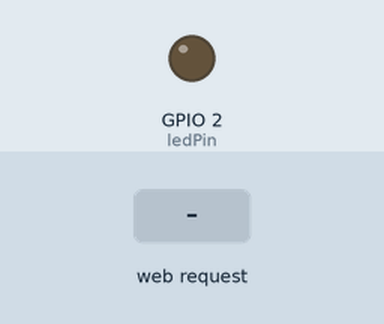
Recording of a sketch running on a simulated ESP32. Parts: output pins drawn as LEDs (lit = HIGH). The inputs (shaded band) are chosen by the test bench. WiFi joins after 1.5 s; servers stay silent unless stated; what the sketch prints to the serial monitor is not drawn.

Above: at 2.7 s.
2.8 s: HTTP request GET /set?br=1 received
At 3.3 s:
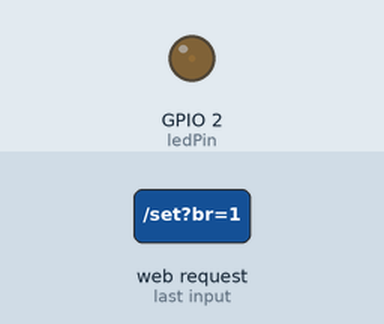
4.3 s: HTTP request GET /set?br=120 received
At 5.6 s:
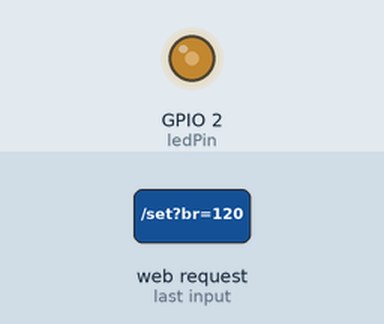
Timing chart, 0 to 7.3 s (numbered marks = the images above; inputs shaded):
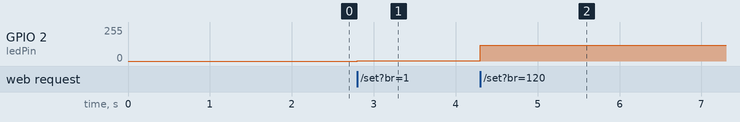

Measured:
- after the input at 2.8 s, GPIO 2 (ledPin): 0/255 → 1/255 at once
- after the input at 4.3 s, GPIO 2 (ledPin): 1/255 → 120/255 at once

The sketch:

ex07.ino.ino
```cpp
#include <WiFi.h>
#include <WebServer.h>

const char* ssid     = "esp32";
const char* password = "12345678";

WebServer server(80);
const int ledPin = 2;
int brightness = 0;

const char* htmlPage = R"HTML(
<!DOCTYPE html>
<html>
<body>
  <h2>LED无极调光</h2>
  <input type="range" min="0" max="255" id="slider" value="0">
  <p>当前亮度：<span id="val">0</span></p>

  <script>
    let slider = document.getElementById("slider");
    let showVal = document.getElementById("val");
    slider.oninput = function(){
      let num = this.value;
      showVal.innerText = num;
      fetch("/set?br="+num);
    }
  </script>
</body>
</html>
)HTML";

void handleRoot() {
  server.send(200, "text/html", htmlPage);
}

void handleSet() {
  if (server.hasArg("br")) {
    brightness = server.arg("br").toInt();
    analogWrite(ledPin, brightness);
  }
  server.send(200, "text/plain", "ok");
}

void setup() {
  pinMode(ledPin, OUTPUT);
  Serial.begin(115200);
  WiFi.begin(ssid, password);
  while (WiFi.status() != WL_CONNECTED) {
    delay(500);
  }
  Serial.println(WiFi.localIP());
  server.on("/", handleRoot);
  server.on("/set", handleSet);
  server.begin();
}

void loop() {
  server.handleClient();
}
```
